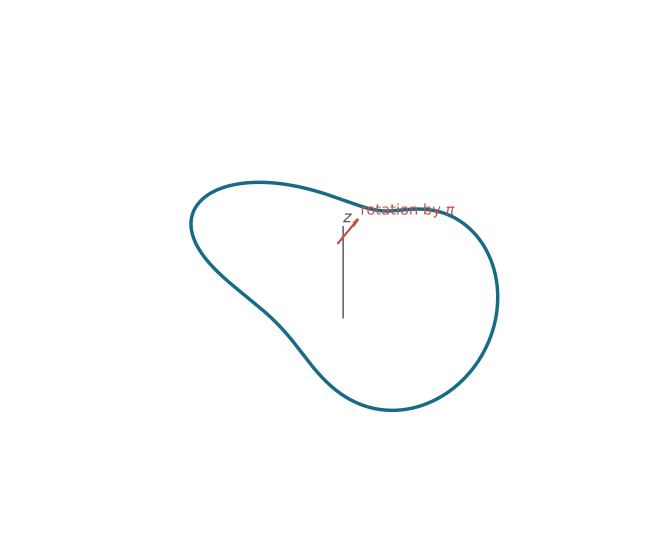

Here is the Python script that generated this plot:
#!/usr/bin/env python3
"""Draw a rotationally symmetric closed space curve for 2020 Part II Paper 2."""

from pathlib import Path

import matplotlib.pyplot as plt
import numpy as np


OUTPUT = Path(__file__).with_suffix(".svg")
plt.rcParams["svg.hashsalt"] = "codex-wiki"

parameter = np.linspace(0.0, 2.0 * np.pi, 900)
major_radius = 2.0
minor_radius = 0.58
frequency = 2
radius = major_radius + minor_radius * np.cos(frequency * parameter)
x = radius * np.cos(parameter)
y = radius * np.sin(parameter)
z = minor_radius * np.sin(frequency * parameter)

fig = plt.figure(figsize=(7.0, 5.8))
ax = fig.add_subplot(111, projection="3d")
ax.plot(x, y, z, color="#176b87", linewidth=2.6)

# Show the half-turn symmetry axis and a faint copy of the rotated curve.
ax.plot([0.0, 0.0], [0.0, 0.0], [-1.1, 1.1], color="#555555", linewidth=1.1)
ax.text(0.0, 0.0, 1.2, "$z$", color="#555555", fontsize=12)
ax.quiver(0.0, -0.15, 0.86, 0.0, 0.55, 0.0, color="#c75146", arrow_length_ratio=0.25, linewidth=1.7)
ax.text(0.0, 0.46, 0.9, "rotation by $\\pi$", color="#c75146", fontsize=11)

ax.set_xlim(-2.8, 2.8)
ax.set_ylim(-2.8, 2.8)
ax.set_zlim(-1.15, 1.25)
ax.set_box_aspect((1.0, 1.0, 0.52))
ax.view_init(elev=58, azim=-55)
ax.set_axis_off()
fig.tight_layout()
fig.savefig(OUTPUT, metadata={"Date": None}, transparent=True)
